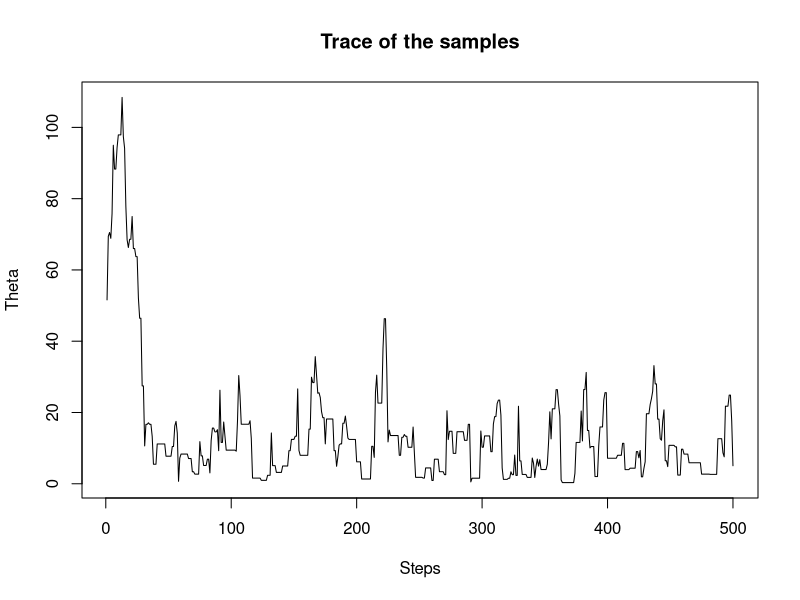
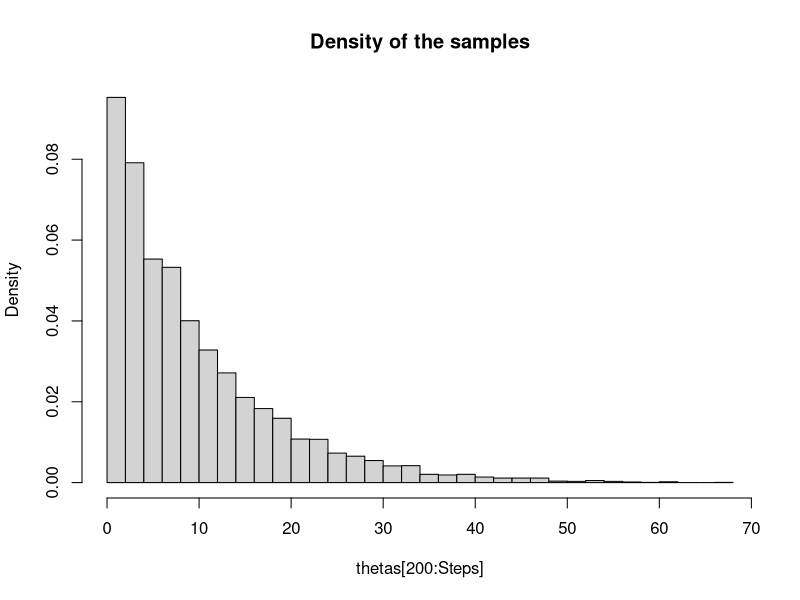
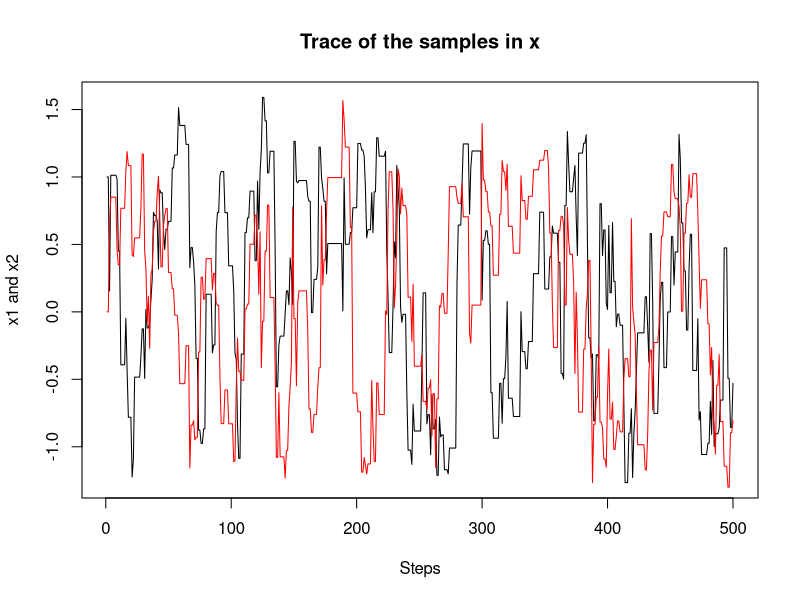
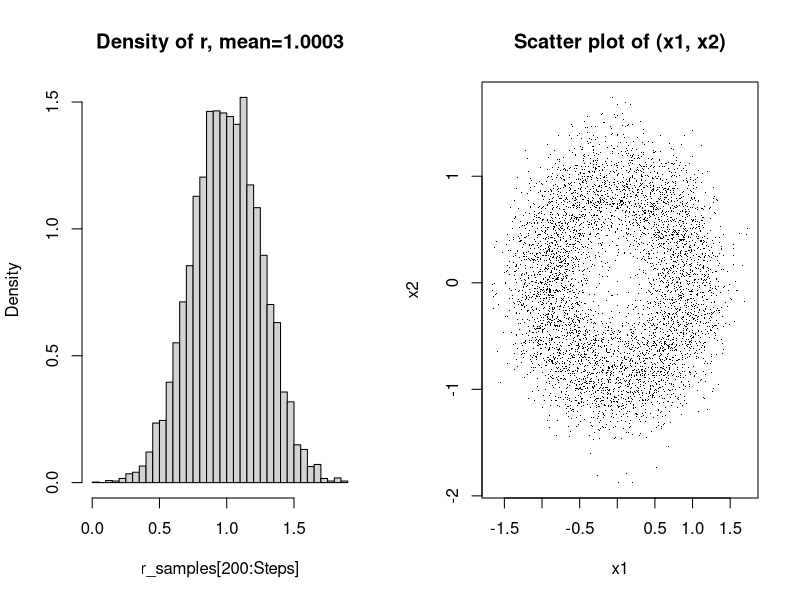

Generate these figures, in order, with R:
## ---- chunk 1
# Initial values
set.seed(123)
Steps = 10000
plot_max = 500
thetas = rep(NA, Steps)

# Some target distribution (only up to a constant factor)
p = function(theta){
  return (dexp(theta, rate=1/10)*42)
}

theta = 60 #Initial value
for (t in 1:Steps) {
  theta_star = rnorm(1, theta, 15)  # Propose a new value
  A = min(1, p(theta_star)/p(theta)) #Acceptance probability
  # Accept or reject the new value
  if (runif(1) < A) { # Accept (typical trick)
    thetas[t] = theta_star
    theta = theta_star 
  } 
  thetas[t] = theta
}
plot(1:plot_max, thetas[1:plot_max], type = "l", xlab = "Steps", ylab = "Theta", main="Trace of the samples")
hist(thetas[200:Steps], main = "Density of the samples", freq=FALSE, 30)
## ---- chunk 2
# Initial values
set.seed(123)
Steps = 10000
plot_max = 500
x1 = rep(NA, Steps)
x2 = rep(NA, Steps)

# Target distribution in r (up to a constant factor)
p_r = function(r) {
  return (dnorm(r, mean = 1, sd = 0.25))
}

# Proposal distribution standard deviations
proposal_sd_x1 = 0.5
proposal_sd_x2 = 0.5

# Initial values for x1 and x2
x1[1] = 1
x2[1] = 0

for (t in 2:Steps) {
  # Propose new values in x1 and x2
  x1_star = x1[t-1] + rnorm(1, mean = 0, sd = proposal_sd_x1)
  x2_star = x2[t-1] + rnorm(1, mean = 0, sd = proposal_sd_x2)
  
  # Calculate r and r_star
  r = sqrt(x1[t-1]^2 + x2[t-1]^2)
  r_star = sqrt(x1_star^2 + x2_star^2)
  
  # Compute the Jacobian determinant
  J = 1/r
  J_star = 1/r_star
  
  # Compute the acceptance probability
  if (r_star > 0) {  # Ensure r_star is within valid range
    A = min(1, (p_r(r_star) * J_star) / (p_r(r) * J))
  } else {
    A = 0
  }
  
  # Accept or reject the new values
  if (runif(1) < A) {
    x1[t] = x1_star
    x2[t] = x2_star
  } else {
    x1[t] = x1[t-1]
    x2[t] = x2[t-1]
  }
}

# Plot the trace of the samples in x1
plot(1:plot_max, x1[1:plot_max], type = "l", xlab = "Steps", ylab = "x1 and x2", main="Trace of the samples in x")
lines(1:plot_max, x2[1:plot_max], type = "l", xlab = "Steps",  col='red')

par(mfrow=c(1,2))
# Plot the histogram of r
r_samples = sqrt(x1^2 + x2^2)
hist(r_samples[200:Steps], main = paste0("Density of r, mean=",round(mean(r_samples),4)), freq=FALSE, breaks = 30)
# Scatter plot of (x1, x2)
plot(x1, x2, main = "Scatter plot of (x1, x2)", xlab = "x1", ylab = "x2", pch='.')
invisible(par(mfrow=c(1,1)))
